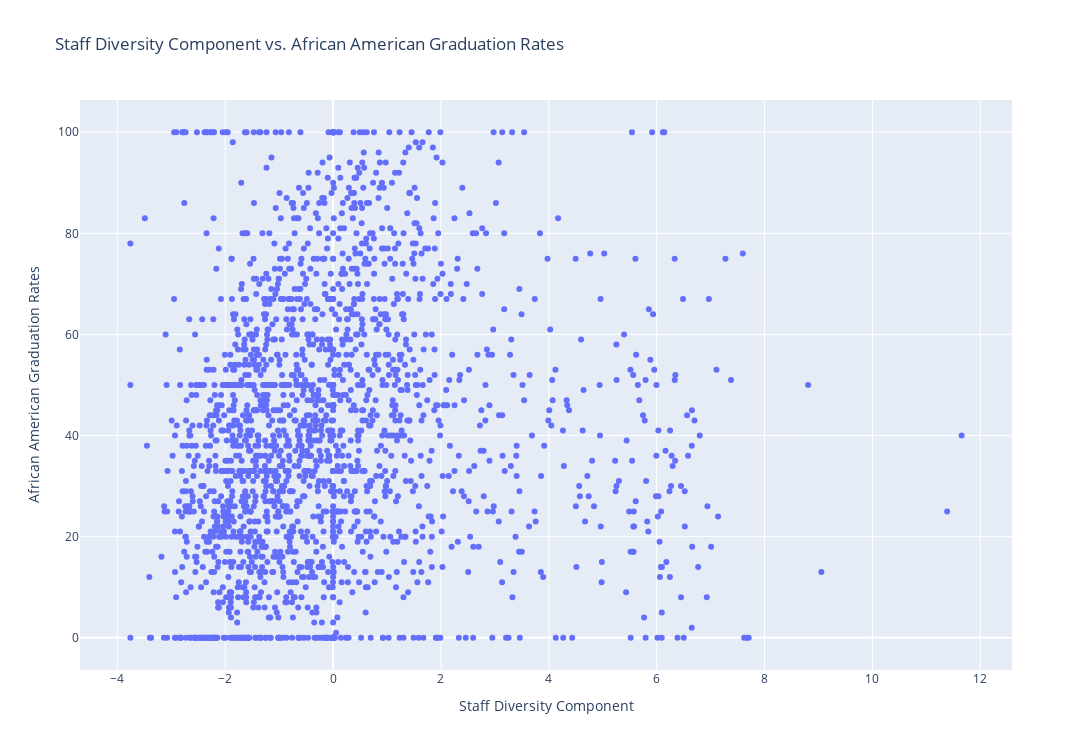

Here is the notebook cell this chart was saved with:
### Code cell
fig = go.Figure()

fig.add_trace(
    
    go.Scatter(
        x = component.flatten(), y = y_black.to_numpy(), mode='markers'
    )
)

fig.update_layout(
    height = 750,
    width = 1200,
    xaxis = {
        "title": "Staff Diversity Component",
        
    },
    yaxis = {
        "title": "African American Graduation Rates"
    },
    title = "Staff Diversity Component vs. African American Graduation Rates"
)

fig.show()

### Figure 1 — Plotly figure (JSON) as saved in the notebook; plotly's stock layout.template omitted (floating-point values rounded to 4 significant figures; data arrays with more than 128 entries replaced by an {"elided": "..."} marker saying what was removed)
{"data": [{"mode": "markers", "type": "scatter", "x": {"elided": "2027 float values"}, "y": {"elided": "2027 int values"}}], "layout": {"height": 750, "title": {"text": "Staff Diversity Component vs. African American Graduation Rates"}, "width": 1200, "xaxis": {"title": {"text": "Staff Diversity Component"}}, "yaxis": {"title": {"text": "African American Graduation Rates"}}}}
